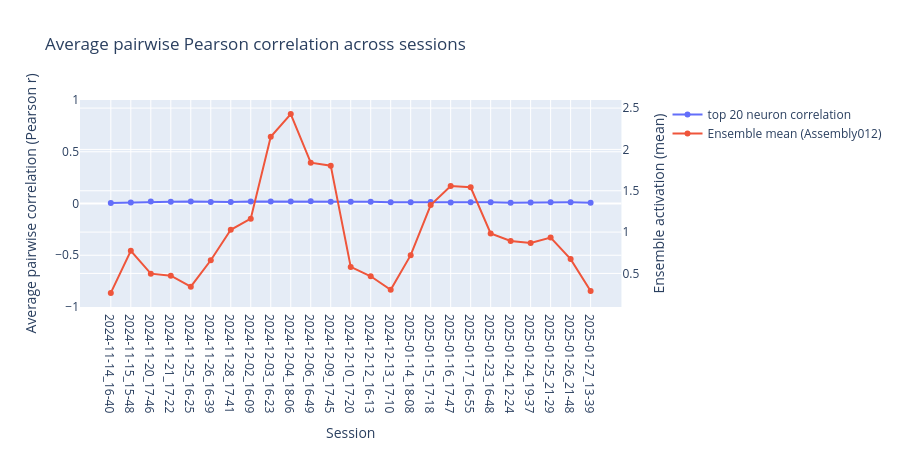

Here is the notebook cell this chart was saved with:
### Code cell
top_ns = [20]
session_ids_all = fr_track_selected.index.get_level_values("session_id").unique()
fr_used = fr_z_all_sess

def mean_offdiag_corr(corr_df: pd.DataFrame) -> float:
    k = corr_df.shape[0]
    if k < 2:
        return np.nan
    iu = np.triu_indices(k, k=1)
    vals = corr_df.to_numpy()[iu]
    return float(np.nanmean(vals))

# second y-axis for ensemble mean
fig = make_subplots(specs=[[{"secondary_y": True}]])

for top_n in top_ns:
    top_n_neurons = neurons_ordered[-top_n:]
    rows = []

    for session_id in session_ids_all:
        try:
            neuron_data_session = fr_used.xs(session_id, level=2) 

            unit_cols = [
                c for c in neuron_data_session.columns
                if isinstance(c, str) and c.startswith("Unit")
            ]
            neuron_data_session = neuron_data_session[unit_cols]

            top_unit_cols = [
                f"Unit{i+1:04d}" for i in top_n_neurons
                if f"Unit{i+1:04d}" in neuron_data_session.columns
            ]

            neuron_data_top = neuron_data_session[top_unit_cols]
            print(neuron_data_top.keys())
            corr = neuron_data_top.corr(method="pearson")
            avg_corr = mean_offdiag_corr(corr)

            rows.append((session_id, avg_corr))
        except Exception:
            rows.append((session_id, np.nan))

    df_avg = pd.DataFrame(rows, columns=["session_id", "avg_pairwise_corr"])

    fig.add_trace(
        go.Scatter(
            x=df_avg["session_id"],
            y=df_avg["avg_pairwise_corr"],
            mode="lines+markers",
            name=f"top {top_n} neuron correlation",
        ),
        secondary_y=False,
    )

# ensemble mean per session (one trace on the right y-axis)
ens_mean = (
    ensamble_proj["Assembly012"]
    .groupby(level=0)
    .mean()
    .reindex(session_ids_all)
)

fig.add_trace(
    go.Scatter(
        x=ens_mean.index,
        y=ens_mean.values,
        mode="lines+markers",
        name="Ensemble mean (Assembly012)",
    ),
    secondary_y=True,
)

fig.update_layout(
    title="Average pairwise Pearson correlation across sessions",
    width=900,
    height=450,
)

fig.update_xaxes(title_text="Session")

fig.update_yaxes(
    title_text="Average pairwise correlation (Pearson r)",
    range=[-1, 1],
    secondary_y=False,
)

fig.update_yaxes(
    title_text="Ensemble activation (mean)",
    secondary_y=True,
)

fig.show()

### Figure 1 — Plotly figure (JSON) as saved in the notebook; plotly's stock layout.template omitted (floating-point values rounded to 4 significant figures)
{"data": [{"mode": "lines+markers", "name": "top 20 neuron correlation", "type": "scatter", "x": ["2024-11-14_16-40", "2024-11-15_15-48", "2024-11-20_17-46", "2024-11-21_17-22", "2024-11-25_16-25", "2024-11-26_16-39", "2024-11-28_17-41", "2024-12-02_16-09", "2024-12-03_16-23", "2024-12-04_18-06", "2024-12-06_16-49", "2024-12-09_17-45", "2024-12-10_17-20", "2024-12-12_16-13", "2024-12-13_17-10", "2025-01-14_18-08", "2025-01-15_17-18", "2025-01-16_17-47", "2025-01-17_16-55", "2025-01-23_16-48", "2025-01-24_12-24", "2025-01-24_19-37", "2025-01-25_21-29", "2025-01-26_21-48", "2025-01-27_13-39"], "xaxis": "x", "y": [0.004876, 0.009347, 0.01855, 0.01624, 0.01946, 0.01535, 0.01426, 0.01862, 0.01854, 0.02016, 0.02273, 0.01798, 0.01587, 0.01637, 0.01161, 0.01264, 0.0133, 0.01054, 0.01328, 0.01172, 0.007741, 0.009797, 0.01128, 0.01105, 0.00816], "yaxis": "y"}, {"mode": "lines+markers", "name": "Ensemble mean (Assembly012)", "type": "scatter", "x": ["2024-11-14_16-40", "2024-11-15_15-48", "2024-11-20_17-46", "2024-11-21_17-22", "2024-11-25_16-25", "2024-11-26_16-39", "2024-11-28_17-41", "2024-12-02_16-09", "2024-12-03_16-23", "2024-12-04_18-06", "2024-12-06_16-49", "2024-12-09_17-45", "2024-12-10_17-20", "2024-12-12_16-13", "2024-12-13_17-10", "2025-01-14_18-08", "2025-01-15_17-18", "2025-01-16_17-47", "2025-01-17_16-55", "2025-01-23_16-48", "2025-01-24_12-24", "2025-01-24_19-37", "2025-01-25_21-29", "2025-01-26_21-48", "2025-01-27_13-39"], "xaxis": "x", "y": [0.2644, 0.7744, 0.4973, 0.472, 0.3396, 0.659, 1.028, 1.162, 2.153, 2.427, 1.84, 1.804, 0.5792, 0.4657, 0.303, 0.7213, 1.327, 1.556, 1.543, 0.9833, 0.8928, 0.867, 0.9339, 0.6731, 0.287], "yaxis": "y2"}], "layout": {"height": 450, "title": {"text": "Average pairwise Pearson correlation across sessions"}, "width": 900, "xaxis": {"anchor": "y", "domain": [0, 0.94], "title": {"text": "Session"}}, "yaxis": {"anchor": "x", "domain": [0, 1], "range": [-1, 1], "title": {"text": "Average pairwise correlation (Pearson r)"}}, "yaxis2": {"anchor": "x", "overlaying": "y", "side": "right", "title": {"text": "Ensemble activation (mean)"}}}}
